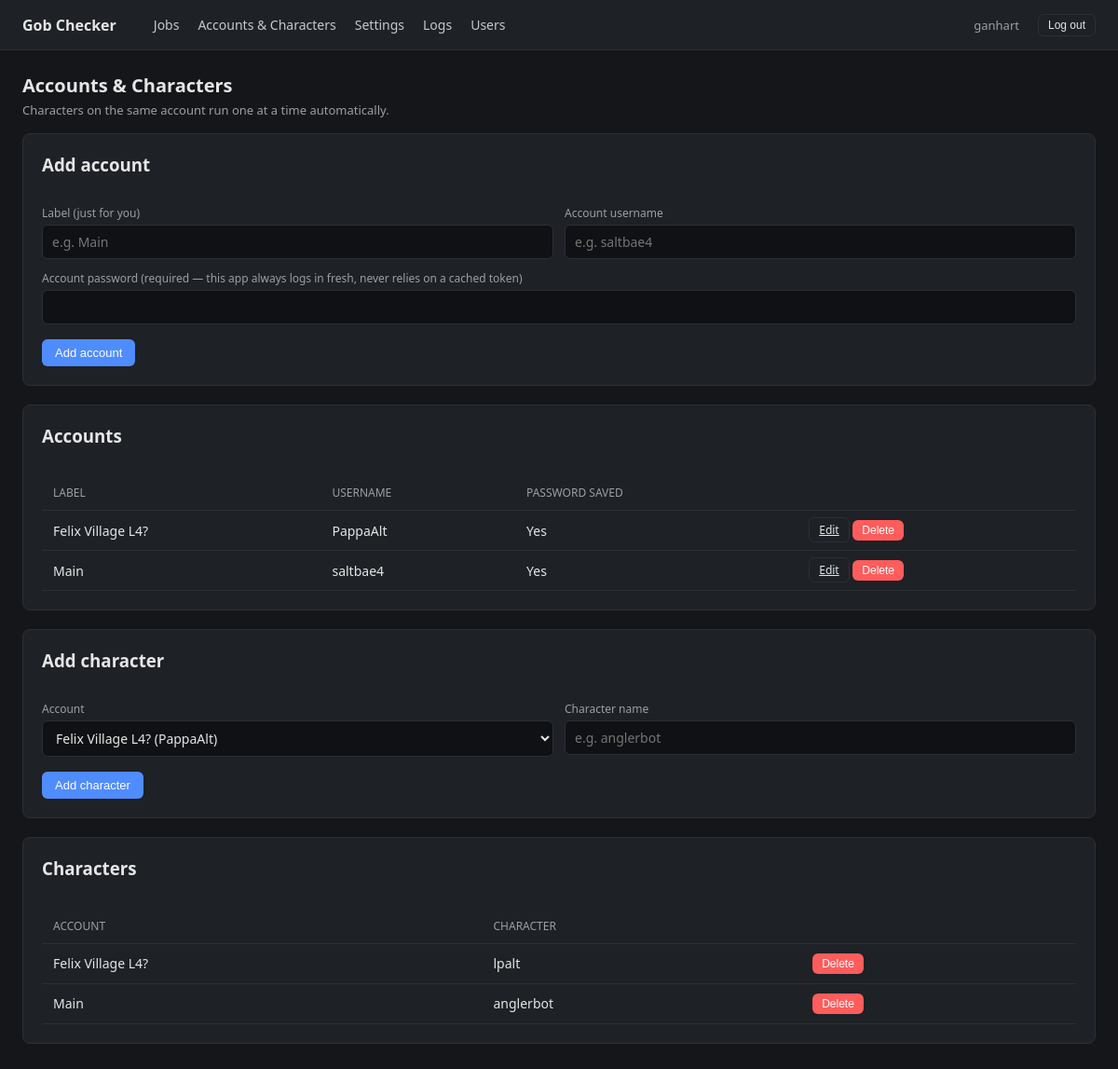
Page /accounts (signed in) on the committed database.
### tables this page shows
CREATE TABLE users (
    id INTEGER PRIMARY KEY AUTOINCREMENT,
    email TEXT NOT NULL UNIQUE,
    password_hash TEXT NOT NULL,
    is_admin INTEGER NOT NULL DEFAULT 0,
    is_approved INTEGER NOT NULL DEFAULT 0,
    created_at TEXT NOT NULL
);

CREATE TABLE accounts (
    id INTEGER PRIMARY KEY AUTOINCREMENT,
    label TEXT NOT NULL,
    username TEXT NOT NULL UNIQUE
, password_encrypted TEXT);

CREATE TABLE characters (
    id INTEGER PRIMARY KEY AUTOINCREMENT,
    account_id INTEGER NOT NULL REFERENCES accounts(id) ON DELETE CASCADE,
    name TEXT NOT NULL
);

### app.py (the view, shortened to what this page needs)
@app.route("/accounts", methods=["GET", "POST"])
@login_required
def accounts():
    return render_template("accounts.html", accounts=db.list_accounts(), characters=db.list_characters())

### auth.py (called while the page is built)
@login_manager.user_loader
def load_user(user_id):
    row = db.get_user_by_id(int(user_id))
    if row is None:
        return None
    return User(row)

### db.py (called while the page is built)
@contextmanager
def get_conn():
    conn = sqlite3.connect(DB_PATH)
    conn.row_factory = sqlite3.Row
    conn.execute("PRAGMA foreign_keys = ON")
    try:
        yield conn
        conn.commit()
    finally:
        conn.close()

def list_accounts():
    with get_conn() as conn:
        return conn.execute("SELECT * FROM accounts ORDER BY label").fetchall()

def list_characters(account_id=None):
    with get_conn() as conn:
        if account_id:
            return conn.execute(
                "SELECT * FROM characters WHERE account_id = ? ORDER BY name", (account_id,)
            ).fetchall()
        return conn.execute(
            "SELECT characters.*, accounts.label AS account_label, accounts.username AS account_username "
            "FROM characters JOIN accounts ON accounts.id = characters.account_id "
            "ORDER BY accounts.label, characters.name"
        ).fetchall()

def get_user_by_id(user_id):
    with get_conn() as conn:
        return conn.execute("SELECT * FROM users WHERE id = ?", (user_id,)).fetchone()

### templates/accounts.html (shortened to what this page needs)
{% extends "base.html" %}
{% block content %}
<h1>Accounts &amp; Characters</h1>
<div class="subtitle">Characters on the same account run one at a time automatically.</div>
<div class="panel">
    <h3 style="margin-top:0;">Add account</h3>
    <form method="post" action="{{ url_for('accounts') }}">
        <div class="row">
            <div>
                <label>Label (just for you)</label>
                <input name="label" placeholder="e.g. Main" required>
            </div>
            <div>
                <label>Account username</label>
                <input name="username" placeholder="e.g. saltbae4" required>
            </div>
        </div>
        <label>Account password (required — this app always logs in fresh, never relies on a cached token)</label>
        <input type="password" name="password" required>
        <div style="margin-top:16px;">
            <button class="btn" type="submit">Add account</button>
        </div>
    </form>
</div>
<div class="panel">
    <h3 style="margin-top:0;">Accounts</h3>
    <div class="table-wrap">
    <table>
        <tr><th>Label</th><th>Username</th><th>Password saved</th><th></th></tr>
        {% for a in accounts %}
        <tr>
            <td>{{ a.label }}</td>
            <td>{{ a.username }}</td>
            <td>{{ "Yes" if a.password_encrypted else "No — jobs will fail until one is set" }}</td>
            <td style="white-space:nowrap;">
                <a href="{{ url_for('edit_account', account_id=a.id) }}" class="btn small secondary">Edit</a>
                <form class="inline" method="post" action="{{ url_for('delete_account', account_id=a.id) }}"
                      onsubmit="return confirm('Delete this account and its characters/jobs?');">
                    <button class="btn small danger">Delete</button>
                </form>
            </td>
        </tr>
        {% else %}
        <tr><td colspan="4" style="color:var(--muted);">No accounts yet.</td></tr>
        {% endfor %}
    </table>
    </div>
</div>
<div class="panel">
    <h3 style="margin-top:0;">Add character</h3>
    <form method="post" action="{{ url_for('new_character') }}">
        <div class="row">
            <div>
                <label>Account</label>
                <select name="account_id" required>
                    {% for a in accounts %}
                    <option value="{{ a.id }}">{{ a.label }} ({{ a.username }})</option>
                    {% endfor %}
                </select>
            </div>
            <div>
                <label>Character name</label>
                <input name="name" placeholder="e.g. anglerbot" required>
            </div>
        </div>
        <div style="margin-top:16px;">
            <button class="btn" type="submit">Add character</button>
        </div>
    </form>
</div>
<div class="panel">
    <h3 style="margin-top:0;">Characters</h3>
    <div class="table-wrap">
    <table>
        <tr><th>Account</th><th>Character</th><th></th></tr>
        {% for c in characters %}
        <tr>
            <td>{{ c.account_label }}</td>
            <td>{{ c.name }}</td>
            <td>
                <form method="post" action="{{ url_for('delete_character', character_id=c.id) }}"
                      onsubmit="return confirm('Delete this character and its jobs?');">
                    <button class="btn small danger">Delete</button>
                </form>
            </td>
        </tr>
        {% else %}
        <tr><td colspan="3" style="color:var(--muted);">No characters yet.</td></tr>
        {% endfor %}
    </table>
    </div>
</div>
{% endblock %}

### templates/base.html (shortened to what this page needs)
<!doctype html>
<html>
<head>
</head>
<body>
<nav>
    <span class="brand">Gob Checker</span>
    <a href="{{ url_for('index') }}">Jobs</a>
    <a href="{{ url_for('accounts') }}">Accounts &amp; Characters</a>
    <a href="{{ url_for('settings') }}">Settings</a>
    <a href="{{ url_for('logs') }}">Logs</a>
    {% if current_user.is_authenticated and current_user.is_admin %}
    <a href="{{ url_for('admin_users') }}">Users</a>
    {% endif %}
    {% if current_user.is_authenticated %}
    <span style="color:var(--muted); font-size:13px;">{{ current_user.email }}</span>
    <form method="post" action="{{ url_for('logout') }}" class="inline">
        <button class="btn small secondary" type="submit">Log out</button>
    </form>
    {% endif %}
</nav>
<main>
    {% block content %}{% endblock %}
</main>
</body>
</html>

### templates/base.html (style rules this page uses)
:root { --bg: #14161a; --panel: #1e2126; --border: #2c2f36; --text: #e6e6e6; --muted: #9aa0a6; --accent: #4f8cff; --found: #3ecf6a; --err: #ff5c5c; }
* { box-sizing: border-box; }
body { background: var(--bg); color: var(--text); font-family: system-ui, sans-serif; margin: 0; padding: 0; }
nav { background: var(--panel); border-bottom: 1px solid var(--border); padding: 14px 24px; display: flex; gap: 20px; align-items: center; }
nav a { color: var(--text); text-decoration: none; font-size: 14px; opacity: 0.85; }
nav .brand { font-weight: 600; margin-right: 20px; }
main { padding: 24px; max-width: 1400px; margin: 0 auto; }
table { width: 100%; border-collapse: collapse; margin-top: 12px; }
.table-wrap { overflow-x: auto; }
th, td { padding: 10px 12px; text-align: left; border-bottom: 1px solid var(--border); font-size: 14px; }
th { color: var(--muted); font-weight: 500; font-size: 12px; text-transform: uppercase; }
.panel { background: var(--panel); border: 1px solid var(--border); border-radius: 8px; padding: 20px; margin-bottom: 20px; }
.btn { background: var(--accent); color: white; border: none; padding: 7px 14px; border-radius: 6px; cursor: pointer; font-size: 13px; }
.btn.secondary { background: transparent; border: 1px solid var(--border); color: var(--text); }
.btn.danger { background: var(--err); }
.btn.small { padding: 4px 10px; font-size: 12px; }
input, select, textarea { background: #0f1114; border: 1px solid var(--border); color: var(--text); padding: 8px 10px; border-radius: 6px; font-size: 14px; width: 100%; font-family: inherit; }
label { display: block; font-size: 12px; color: var(--muted); margin-bottom: 4px; margin-top: 12px; }
.row { display: flex; gap: 12px; }
.row > * { flex: 1; }
form.inline { display: inline; }
h1 { font-size: 20px; margin: 0 0 4px 0; }
.subtitle { color: var(--muted); font-size: 13px; margin-bottom: 16px; }

### rows in the picture
users: email "ganhart"
accounts: label "Felix Village L4?", username "PappaAlt", password_encrypted "Yes"
accounts: label "Main", username "saltbae4", password_encrypted "Yes"
characters: account_label "Felix Village L4?", name "lpalt"
characters: account_label "Main", name "anglerbot"

### other values in the picture
form field account_id "Felix Village L4? (PappaAlt)"
